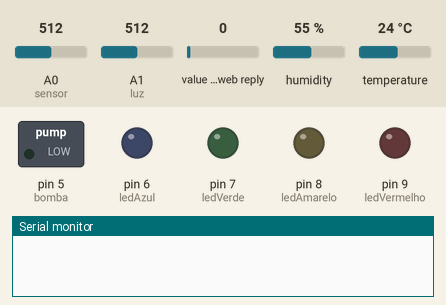
This sketch was run on a simulated Arduino Uno, built for the host (arithmetic inside an expression is 32-bit, double 64-bit). Shown: switched loads named in the sketch (green lamp = pin HIGH), output pins drawn as LEDs (lit = HIGH), the last lines printed to the serial monitor. Inputs (shaded band) come from the test bench; at power-on: A0 (sensor) = 512, A1 (luz) = 512, value in the web reply 0, humidity 55 %, temperature 24 °C. WiFi joins after 1.5 s; servers stay silent unless stated; web services answer with replies made up by the test bench.

Above: at 0.0 s.
At 1.6 s:
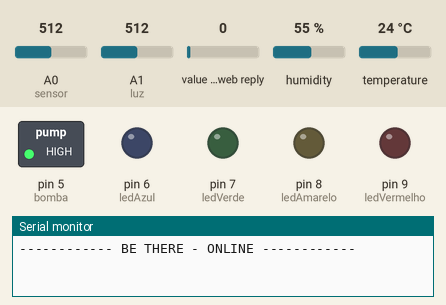
At 35.4 s:
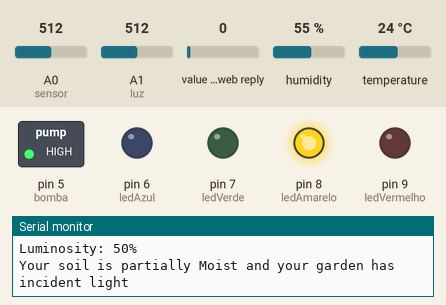
Timing chart, 0 to 36.9 s (numbered marks = the images above):
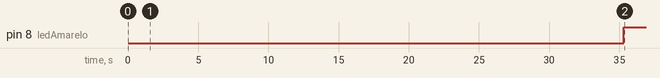

The sketch:

6_BeThere_Local_Station_v1.ino
```cpp
#include "ThingSpeak.h"
#include <SPI.h>
#include <Ethernet.h>
#include "DHT.h" //DHT Library
#include <Wire.h>

byte mac[] = {0xDE, 0xAD, 0xBE, 0xEF, 0xFE, 0xED};
EthernetClient client; //ethernet client object
// Inicializa o display no endereço 0x27

//Atribuição dos pinos
#define sensor A0
#define luz A1
#define ledVermelho 9
#define ledAmarelo 8
#define ledVerde 7
#define ledAzul 6
#define bomba 5

//Configuração do DHT
#define pinDHT 4     //DHT communication pin
#define typeDHT DHT22 //DHT sensor type, in this case DHT22

DHT dht(pinDHT, typeDHT); //declaring an DHT object

//variáveis para gravação
int umidade;
int luminosidade;
int luminosidade2;
String nivelUmidade;
String nivelLuz;
int codSoil;
long stopRead = 0;
long startPump = 0;
unsigned long startTimer = 0UL;

//flags
//int bombaFlag = 0;
int luzFlag;
long int updateTime = 0;
long int recordedTime = 0;
long timerFlag = 0; //flag p/ indicar se o timer está ligado ou desligado
int timeSet = 0; //armazena o tempo do timer lido no ThingSpeak
int tempSet; //valor de temperatura configurado pelo usuario como maximo
int addTime = 0; //tempo de acrescimo da bomba caso a temperatura seja maior que maxTemp e umidade baixa
unsigned long totalTempo = 0UL;
int pumpTime = 0;
int deltaTemp = 0;

//Campos do ThingSpeak
unsigned long mainChannelNumber = 695672;
const char * myWriteAPIKey = "ZY113X3ZSZG96YC8";

void setup() {

  Serial.begin(9600);
  dht.begin(); //initialize DHT object
  Ethernet.begin(mac);
  ThingSpeak.begin(client);

  //Entradas e saídas

  //portas analógicas e relé
  pinMode(sensor, INPUT); //sensor de umidade
  pinMode(luz, INPUT); //porta conectada ao divisor de tensão com fotoresistor)
  pinMode(bomba, OUTPUT); //acionamento do relé
  //Leds indicadores
  pinMode(ledVerde, OUTPUT);
  pinMode(ledAmarelo, OUTPUT);
  pinMode(ledVermelho, OUTPUT);
  pinMode(ledAzul, OUTPUT); //para indicar bomba ligada

  //Estados iniciais
  digitalWrite(bomba, HIGH); //bomba desligada
  //digitalWrite(resetPin, LOW);

  Serial.print("------------ BE THERE - ONLINE ------------\n");
}

void loop() {

  if(timerFlag == 1){

    if(totalTempo > recordedTime){
        startPump = millis();
        Serial.print("\nTimer mode: pump on");

        pumpTime = 20000 + addTime; //tempo padrao da bomba ligada + addTime

        while(millis()<startPump+pumpTime){
            digitalWrite(bomba, LOW);
            digitalWrite(ledAzul, HIGH);
        }
        digitalWrite(bomba, HIGH);
        digitalWrite(ledAzul, LOW);
        Serial.print("\nYour garden has been watered!\n");
        startTimer = millis();
        addTime = 0;
    }
  }

  if(millis()-stopRead > 35000){

    totalTempo = millis()-startTimer; //calcula quantidade de tempo desde o início do timer

    timeSet = ThingSpeak.readFloatField(mainChannelNumber, 6); //ler timeSet: indica se o timer foi ligado

    //recebe o timeSet do ThingSpeak e verifica sr o timer está ligado.
    //nesta seção, no funcionamento ideal seria necessário programar as rotinas para 6h, 8h, etc.
    //nesta versão o timer ligado seta o tempo do timer para acionar a bomba a cada 2 minutos.
    switch (timeSet) {
    case 0:
      updateTime = 0; //timer desligado
      break;
    case 1:
      updateTime = 120000; //ligar por 2 min
      break;
    }

    if(updateTime != recordedTime){ //verifica se ocorreu mudança no status do Timer

      recordedTime = updateTime; //grava o novo time setado

      if(recordedTime != 0){
        timerFlag = 1; //timer ligado
        startTimer = millis(); //timer começa contar
        Serial.print("\n:");
        Serial.println(recordedTime);
      } else{
          timerFlag = 0; //timer desligado
        }
    } //se nao ocorre mudança, o tempo gravado é mantido


    //leitura da umidade
    umidade = analogRead(sensor);
    //leitura da ponta analógica do divisor de tensão com foto resistor
    luminosidade = analogRead(luz);

    //check do status da bomba no ThingSpeak
    //bombaFlag = ThingSpeak.readFloatField(mainChannelNumber, 5);
    //Serial.print(luminosidade);
    //conferencia da luminosidade - atribuição de status
    if(luminosidade < 490){
      luzFlag = 0; //sem luz
      digitalWrite(ledAmarelo, LOW);
    }
    else {
      luzFlag = 1; //com luz
      digitalWrite(ledAmarelo, HIGH);
    }

    //read humidity and temperature
    float h = dht.readHumidity();
    float t = dht.readTemperature();

    //sensor DHT read failure check
    if (isnan(h) || isnan(t)) {
      Serial.print("\n");
      Serial.print("\nDHT failed! Check Connections!");
    } else {
      if(timerFlag == 1){ //verifica modo timer
        tempSet = ThingSpeak.readFloatField(mainChannelNumber, 5); //ler temperatura maxima configurada pelo usuário
      }
      if(t > tempSet && h < 30.00){ //verifica se a temperatura lida é maior que a temperatura configurada pelo usuário via web

          deltaTemp = t-tempSet;
          if(deltaTemp > 5 && deltaTemp < 10){
            addTime = 15000; //vai somar 15 s no tempo padrao da bomba
          } else if (deltaTemp > 10 && deltaTemp < 20){
            addTime = 25000; //vai somar 25 s no tempo padrao da bomba
            } else if(deltaTemp > 20){
              addTime = 30000; //vai somar 30s no tempo padrao da bomba
              }
        }
    }

    //classificação do solo
    if (umidade <= 500){

      codSoil = 1; //solo úmido

      //Acende led verde
      digitalWrite(ledVerde, HIGH);
      digitalWrite(ledVermelho, LOW);
      digitalWrite(ledAzul, LOW);

      if (timerFlag == 0){
        digitalWrite(bomba, HIGH); //desliga bomba
      }
    }

    else if (umidade > 500 && umidade < 750){

      codSoil = 2; //solo parcialmente umido

      //Acende led amarelo
      digitalWrite(ledVerde, LOW);
      digitalWrite(ledVermelho, LOW);
      digitalWrite(ledAzul, LOW);

      if (timerFlag == 0){
        digitalWrite(bomba, HIGH); //desliga bomba
      }
    }

    else if(umidade > 750)
    {
      codSoil = 3; //solo seco

      //Acende led vermelho
      digitalWrite(ledVerde, LOW);
      digitalWrite(ledVermelho, HIGH);

      if (timerFlag == 0 && luzFlag == 1){
        digitalWrite(bomba, LOW); //liga bomba
        digitalWrite(ledAzul, HIGH);
      }
      else if (timerFlag == 0 && luzFlag == 0) {
        digitalWrite(bomba, HIGH); //liga bomba
        digitalWrite(ledAzul, LOW);
      }
    }

    if(codSoil == 3 && luzFlag == 0 && timerFlag == 0){
        digitalWrite(bomba, HIGH); //desliga bomba
        digitalWrite(ledAzul, LOW); //apaga led bomba
      }

    //ajustar limites para exibir o valor de 0 - 100 (seco-umido/sem luz-com luz)
    umidade = map(umidade, 0, 1023, 100, 0);

    //imprimir na serial as leituras
    Serial.print("\n------------ BE THERE - REPORT ------------");

    if(timerFlag == 0){
      Serial.print("\nTimer Mode Off!");
      Serial.print("\nUmidity Mode On!");
    } else {
      Serial.print("\nTimer Mode On!");
      Serial.print("\nUmidity Mode Off!");
      }

    Serial.print("\n----- Soil Status ----- ");
    Serial.print("\nSoil Moisture: ");
    Serial.print(umidade);
    Serial.print("%");

    //status do solo
    if (codSoil == 1){
      nivelUmidade = "moist";
    } else if (codSoil == 2){
        nivelUmidade = "partially Moist";
    } else{
        nivelUmidade = "dry";
    }

    if (luzFlag == 1){
      nivelLuz = "incident light";
    } else {
      nivelLuz = "no light";
    }

    luminosidade2 = map(luminosidade, 0, 1023, 0, 100);

    Serial.print("\nLuminosity: ");
    Serial.print(luminosidade2);
    Serial.println("%");
    Serial.println("Your soil is " + nivelUmidade + " and your garden has " + nivelLuz);

    //DHT posts
    Serial.print("\n----- Weather Status -----");
    Serial.print("\nHumidity: ");
    Serial.print(h);
    Serial.print("%\n");
    Serial.print("Temperature: ");
    Serial.print(t);
    Serial.print("°C\n");
    Serial.print("\n");

    //set fields
    ThingSpeak.setField(1, umidade);
    ThingSpeak.setField(2, luminosidade2);
    ThingSpeak.setField(3, h);
    ThingSpeak.setField(4, t);

    //write fields
    int x = ThingSpeak.writeFields(mainChannelNumber,myWriteAPIKey);

    if (x == 200){
      Serial.print("Data sent with success!");
    } else{
        Serial.print("Coneection Error: " + String(x));
        Serial.print("\n");
    }

    stopRead = millis();
  }


}
```

Measured:
- by itself, pin 8 (ledAmarelo): LOW → HIGH at 35.3 s
